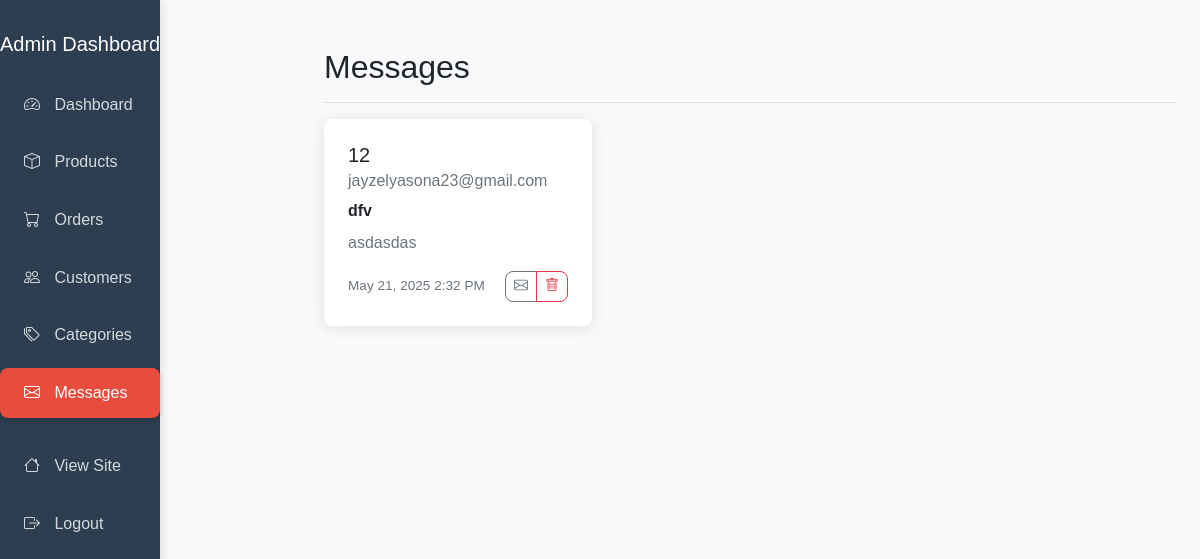
The app's page /admin/messages.php (signed in) with its own data.
### tables this page shows
CREATE TABLE `contact_messages` (
  `id` int(11) NOT NULL,
  `name` varchar(100) NOT NULL,
  `email` varchar(100) NOT NULL,
  `subject` varchar(255) NOT NULL,
  `message` text NOT NULL,
  `is_read` tinyint(1) DEFAULT 0,
  `created_at` timestamp NOT NULL DEFAULT current_timestamp()
);

### admin/messages.php (the view, shortened to what this page needs)
<?php
require_once "../config/database.php";
$sql = "SELECT * FROM contact_messages ORDER BY created_at DESC";
$result = mysqli_query($conn, $sql);
$messages = mysqli_fetch_all($result, MYSQLI_ASSOC);
$unread_count = 0;
?>
<!DOCTYPE html>
<html lang="en">
<head>
    <link href="https://cdn.jsdelivr.net/npm/bootstrap@5.1.3/dist/css/bootstrap.min.css" rel="stylesheet">
    <link rel="stylesheet" href="https://cdn.jsdelivr.net/npm/bootstrap-icons@1.7.2/font/bootstrap-icons.css">
    <link rel="stylesheet" href="../assets/css/admin.css">
</head>
<body>
    <div class="container-fluid">
        <div class="row">
            <?php include 'sidebar.php'; ?>
            <main class="col-md-9 ms-sm-auto col-lg-9 px-md-4">
                <div class="d-flex justify-content-between flex-wrap flex-md-nowrap align-items-center pt-3 pb-2 mb-3 border-bottom">
                    <h1 class="h2">Messages <?php if($unread_count > 0): ?><span class="badge bg-danger"><?php echo $unread_count; ?> unread</span><?php endif; ?></h1>
                </div>
                <?php if(empty($messages)): ?>
                    <div class="alert alert-info">
                        <i class="bi bi-info-circle me-2"></i> No messages found. Messages sent through the contact form will appear here.
                    </div>
                <?php else: ?>
                    <div class="row">
                        <?php foreach($messages as $message): ?>
                            <div class="col-md-6 col-lg-4 mb-4">
                                <div class="card message-card <?php echo $message['is_read'] == 0 ? 'unread' : ''; ?>" onclick="window.location.href='message_view.php?id=<?php echo $message['id']; ?>'">
                                    <div class="card-body">
                                        <div class="d-flex justify-content-between align-items-center mb-2">
                                            <h5 class="card-title mb-0"><?php echo htmlspecialchars($message['name']); ?></h5>
                                        </div>
                                        <h6 class="card-subtitle mb-2 text-muted"><?php echo htmlspecialchars($message['email']); ?></h6>
                                        <p class="card-text mb-2"><strong><?php echo htmlspecialchars($message['subject']); ?></strong></p>
                                        <p class="card-text message-preview"><?php echo htmlspecialchars($message['message']); ?></p>
                                        <div class="d-flex justify-content-between align-items-center mt-3">
                                            <span class="message-date"><?php echo date('M d, Y g:i A', strtotime($message['created_at'])); ?></span>
                                            <div class="btn-group">
                                                <?php if($message['is_read'] == 0): ?>
                                                    <a href="messages.php?mark_read=<?php echo $message['id']; ?>" class="btn btn-sm btn-outline-primary" title="Mark as Read">
                                                        <i class="bi bi-envelope-open"></i>
                                                    </a>
                                                <?php else: ?>
                                                    <a href="messages.php?mark_unread=<?php echo $message['id']; ?>" class="btn btn-sm btn-outline-secondary" title="Mark as Unread">
                                                        <i class="bi bi-envelope"></i>
                                                    </a>
                                                <?php endif; ?>
                                                <a href="messages.php?delete=<?php echo $message['id']; ?>" class="btn btn-sm btn-outline-danger" title="Delete" onclick="return confirm('Are you sure you want to delete this message?');">
                                                    <i class="bi bi-trash"></i>
                                                </a>
                                            </div>
                                        </div>
                                    </div>
                                </div>
                            </div>
                        <?php endforeach; ?>
                    </div>
                <?php endif; ?>
            </main>
        </div>
    </div>
</body>
</html>

### assets/css/admin.css (style rules this page uses)
:root { --admin-primary: #2c3e50; --admin-secondary: #e74c3c; --admin-accent: #3498db; --admin-light: #ecf0f1; --admin-dark: #2c3e50; --admin-success: #2ecc71; --admin-warning: #f1c40f; --admin-danger: #e74c3c; --admin-text: #333; --admin-border-radius: 8px; --admin-box-shadow: 0 2px 15px rgba(0, 0, 0, 0.1); --admin-transition: all 0.3s ease; }
body { font-family: 'Poppins', sans-serif; background-color: #f8f9fa; }
main { margin-left: 25%; padding: 2rem; }
.card { border: none; border-radius: var(--admin-border-radius); box-shadow: var(--admin-box-shadow); margin-bottom: 1.5rem; }
.card-body { padding: 1.5rem; }
.btn { padding: 0.5rem 1rem; border-radius: var(--admin-border-radius); font-weight: 500; transition: var(--admin-transition); }
.btn-sm { padding: 0.25rem 0.5rem; font-size: 0.875rem; }

### admin/messages.php (style rules this page uses)
.message-card { transition: all 0.3s ease; cursor: pointer; }
.message-date { font-size: 0.85rem; color: #6c757d; }
.message-preview { color: #6c757d; overflow: hidden; text-overflow: ellipsis; display: -webkit-box; -webkit-line-clamp: 2; -webkit-box-orient: vertical; }

### records on screen
contact_messages: name "12", email "jayzelyasona23@gmail.com", subject "dfv", message "asdasdas", created_at "May 21, 2025 2:32 PM"
